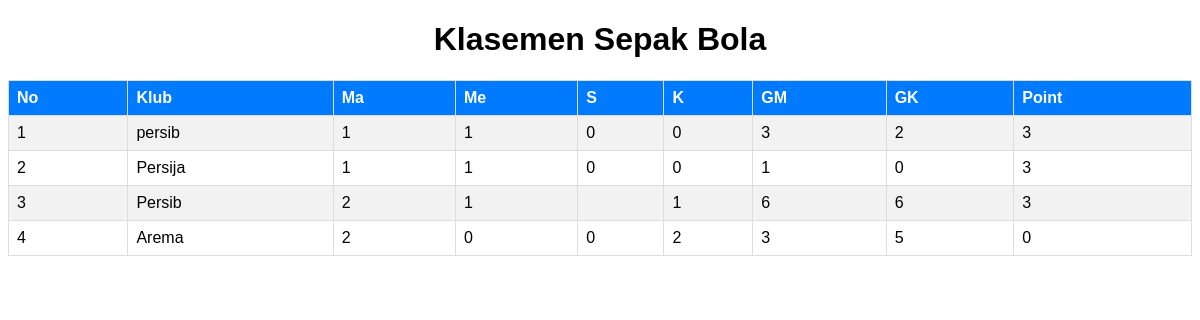
/tampil_score.php, run on the app's committed database.
### tables this page shows
CREATE TABLE `pertandingan` (
  `IDPertandingan` int(11) NOT NULL,
  `Klub1` varchar(255) DEFAULT NULL,
  `Klub2` varchar(255) DEFAULT NULL,
  `Score1` int(11) DEFAULT NULL,
  `Score2` int(11) DEFAULT NULL
);

### tampil_score.php (the view, shortened to what this page needs)
<!DOCTYPE html>
<html>
<head>
</head>
<body>
    <h1>Klasemen Sepak Bola</h1>
    <?php
    $servername = "localhost";
    $username = "root";
    $password = "";
    $dbname = "klub_sepakbola";
    $koneksi = new mysqli($servername, $username, $password, $dbname);
    $query = "SELECT NamaKlub FROM Klub";
    $result = $koneksi->query($query);
    if ($result->num_rows > 0) {
        $klubData = array();
        while ($row = $result->fetch_assoc()) {
            $klubData[$row['NamaKlub']] = array(
                'Ma' => 0,
                'Me' => 0,
                'S' => 0,
                'K' => 0,
                'GM' => 0,
                'GK' => 0,
                'Point' => 0,
            );
        }
        $query = "SELECT Klub1, Klub2, Score1, Score2 FROM Pertandingan";
        $result = $koneksi->query($query);
        if ($result->num_rows > 0) {
            while ($row = $result->fetch_assoc()) {
                $klub1 = $row['Klub1'];
                $klub2 = $row['Klub2'];
                $score1 = $row['Score1'];
                $score2 = $row['Score2'];
                $klubData[$klub1]['Ma']++;
                $klubData[$klub2]['Ma']++;
                if ($score1 > $score2) {
                    $klubData[$klub1]['Me']++;
                    $klubData[$klub1]['Point'] += 3;
                    $klubData[$klub2]['K']++;
                } elseif ($score1 < $score2) {
                    $klubData[$klub2]['Me']++;
                    $klubData[$klub2]['Point'] += 3;
                    $klubData[$klub1]['K']++;
                } else {
                    $klubData[$klub1]['S']++;
                    $klubData[$klub2]['S']++;
                    $klubData[$klub1]['Point']++;
                    $klubData[$klub2]['Point']++;
                }
                $klubData[$klub1]['GM'] += $score1;
                $klubData[$klub1]['GK'] += $score2;
                $klubData[$klub2]['GM'] += $score2;
                $klubData[$klub2]['GK'] += $score1;
            }
            uasort($klubData, function($a, $b) {
                if ($a['Point'] === $b['Point']) {
                    return ($b['GM'] - $b['GK']) - ($a['GM'] - $a['GK']);
                }
                return $b['Point'] - $a['Point'];
            });
            echo "<table>";
            echo "<tr><th>No</th><th>Klub</th><th>Ma</th><th>Me</th><th>S</th><th>K</th><th>GM</th><th>GK</th><th>Point</th></tr>";
            $no = 1;
            foreach ($klubData as $klub => $data) {
                echo "<tr>";
                echo "<td>{$no}</td>";
                echo "<td>{$klub}</td>";
                echo "<td>{$data['Ma']}</td>";
                echo "<td>{$data['Me']}</td>";
                echo "<td>{$data['S']}</td>";
                echo "<td>{$data['K']}</td>";
                echo "<td>{$data['GM']}</td>";
                echo "<td>{$data['GK']}</td>";
                echo "<td>{$data['Point']}</td>";
                echo "</tr>";
                $no++;
            }
            echo "</table>";
        } else {
            echo "Belum ada data pertandingan.";
        }
    } else {
        echo "Belum ada data klub.";
    }
    ?>
</body>
</html>

### tampil_score.php (style rules this page uses)
body { font-family: Arial, sans-serif; }
h1 { text-align: center; }
table { width: 100%; border-collapse: collapse; }
th, td { border: 1px solid #ddd; padding: 8px; text-align: left; }
tr:nth-child(even) { background-color: #f2f2f2; }
th { background-color: #007BFF; color: white; }

### data on the page
pertandingan: klub "persib", Score1 "1", Score2 "0", GM "3", GK "2", Point "3", klub "Persija"

### other printed values
$klub "Persib"
$data['Ma'] "2"
$data['Me'] "1"
$data['K'] "1"
$data['GM'] "6"
$data['GK'] "6"
$data['Point'] "3"
$klub "Arema"
$data['Me'] "0"
$data['S'] "0"
$data['K'] "2"
$data['GM'] "3"
$data['GK'] "5"
$data['Point'] "0"
